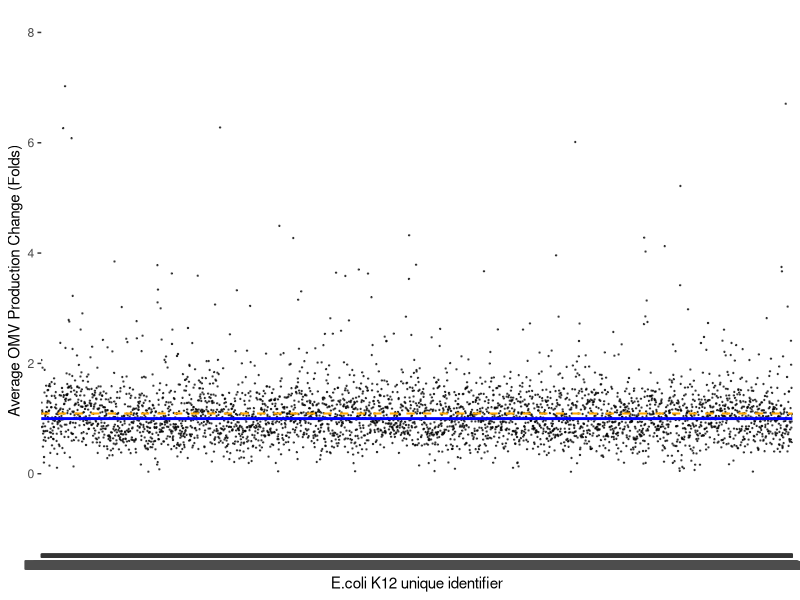
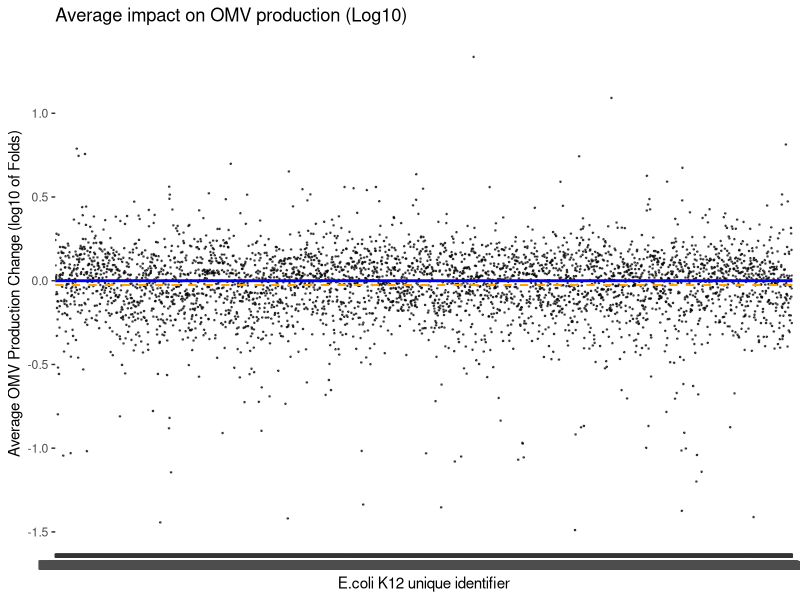
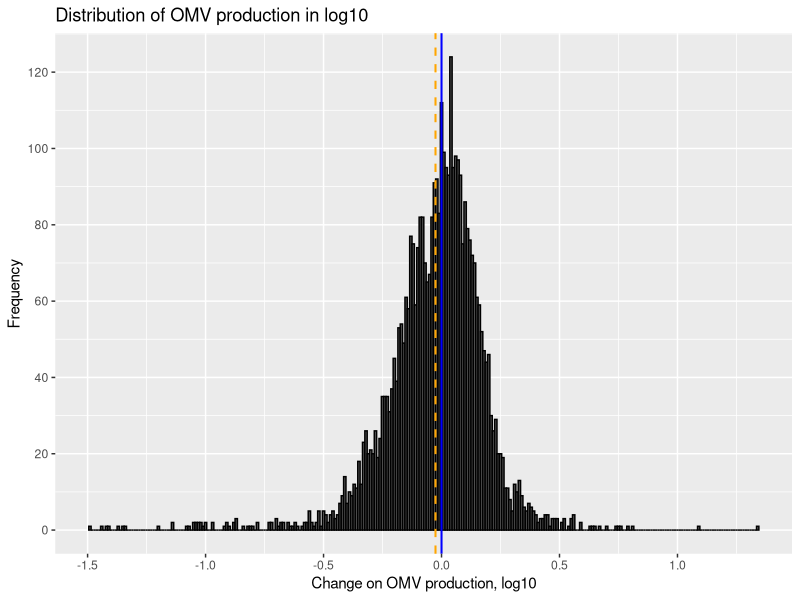

Recreate these plots in R, in order.
## ---- chunk 1
knitr::opts_chunk$set(echo = TRUE)
## ---- chunk 2
library(tidyverse)
## ---- chunk 3
vesiculation<- read_csv("../Data/vesiculation.csv")
## ---- chunk 4
summarize(vesiculation, 
          averageLogOMV=mean(average.log.OMV), 
          minimumLogOMV=min(average.log.OMV),
          maximumLogOMV=max(average.log.OMV),
          medianLogOMV=median(average.log.OMV),
          stdevLogOMV=sd(average.log.OMV),
          
          averageAntilogOMV=mean(average.antilog.omv),
          minimumAntilogOMV=min(average.antilog.omv),
          maximumAntilogOMV=max(average.antilog.omv),
          medianAntilogOMV=median(average.antilog.omv),
          averageSTDEVAntilog=mean(stdev.antilog))
#Standard Deviation of antilog:directly caluculated from the csv file, they have removed some outliers already.

## ---- chunk 5
ggplot(data=vesiculation) +
  aes(x=bID) + 
  labs(x= "E.coli K12 unique identifier") +
  aes(y=average.antilog.omv) +
  ylim(-1,8)+
  labs(y="Average OMV Production Change (Folds)")+
  geom_point(size=0.20,alpha=0.6)+
  geom_hline(yintercept=1, color="blue", linetype="solid", size=1)+
  geom_hline(yintercept=1.091811, color="orange",linetype="dashed", size=0.7)
  labs(title = "Average impact on OMV production (Antilogged, Linear)")
## ---- chunk 6
ggplot(data=vesiculation) +
  aes(x=bID) + 
  labs(x= "E.coli K12 unique identifier") +
  aes(y=average.log.OMV) +
  labs(y="Average OMV Production Change (log10 of Folds)")+
  geom_point(size=0.25, alpha=0.6)+
  geom_hline(yintercept=0, color="blue",linetype="solid", size=1)+
  geom_hline(yintercept=-0.02552768, color="orange",linetype="dashed", size=0.7)+
  labs(title = "Average impact on OMV production (Log10)")
## ---- chunk 7
ggplot(data=vesiculation) +
  aes(x=average.log.OMV) +
  labs(x="Change on OMV production, log10") +
  aes(y=..count..) +
  labs(y="Frequency") +
  scale_y_continuous(breaks = seq(0, 140, by = 20))+
  geom_histogram(color="black",binwidth=0.01) +
  geom_vline(xintercept=0, color="blue", size=0.7, linetype="solid") +
  geom_vline(xintercept=mean(vesiculation$average.log.OMV), color="orange", size=0.7, linetype="dashed") +
  labs(title="Distribution of OMV production in log10")
